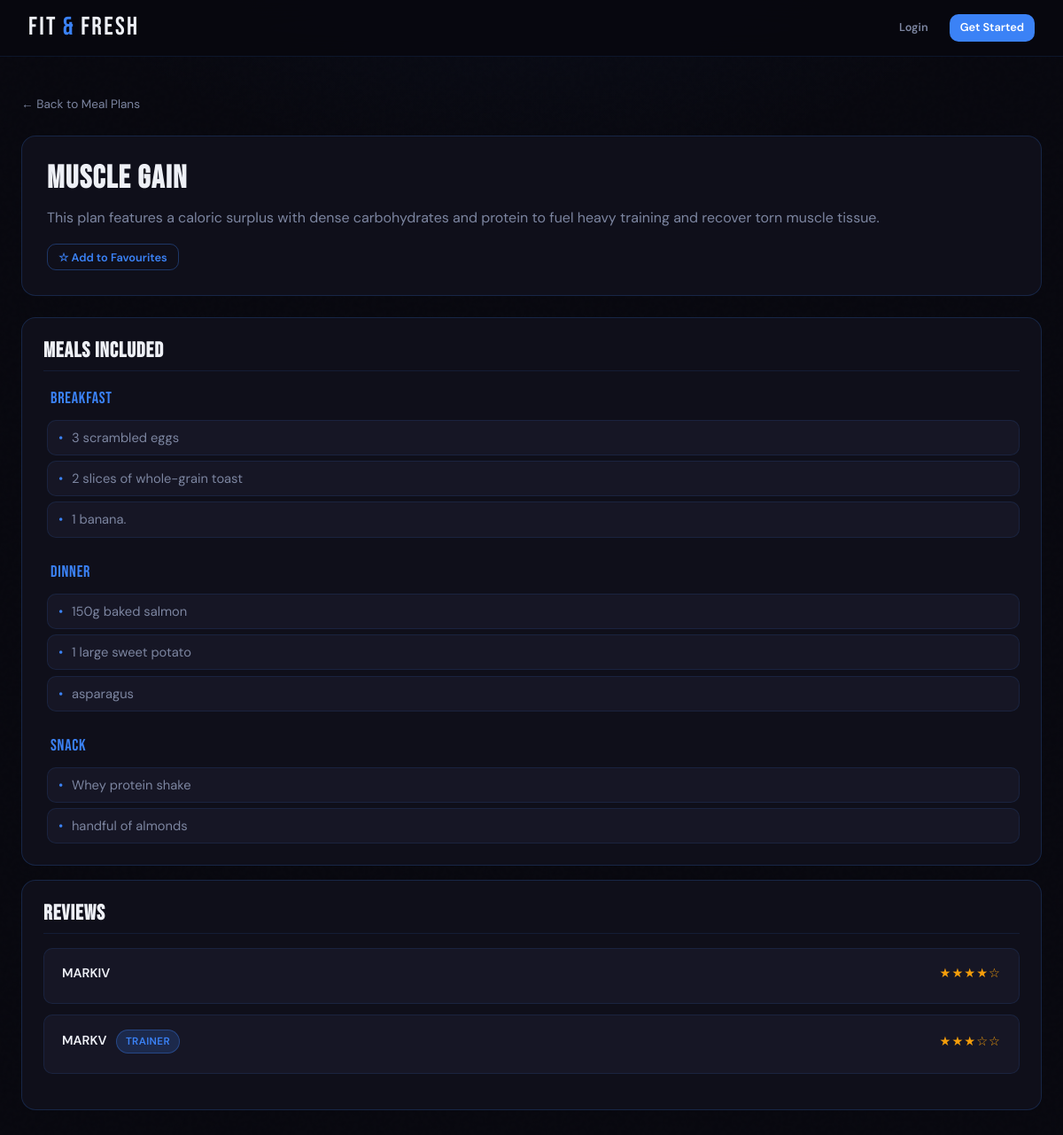
Page /meal-plan/1 on the committed database.
### tables this page shows
CREATE TABLE meal_plan (id INTEGER PRIMARY KEY AUTOINCREMENT, name TEXT NOT NULL, description TEXT NOT NULL, meals TEXT NOT NULL, trainer_id INTEGER NOT NULL, FOREIGN KEY (trainer_id) REFERENCES user(id));

CREATE TABLE meal (id INTEGER PRIMARY KEY AUTOINCREMENT, meal_plan_id INTEGER NOT NULL, category TEXT NOT NULL, description TEXT NOT NULL, FOREIGN KEY (meal_plan_id) REFERENCES meal_plan(id));

CREATE TABLE review_meal_plan (id INTEGER PRIMARY KEY AUTOINCREMENT, user_id INTEGER NOT NULL, meal_plan_id INTEGER NOT NULL, rating INTEGER NOT NULL, comment TEXT, created_at TEXT NOT NULL DEFAULT (DATETIME('now')), FOREIGN KEY (user_id) REFERENCES user(id), FOREIGN KEY (meal_plan_id) REFERENCES meal_plan(id), UNIQUE (user_id, meal_plan_id));

CREATE TABLE user (id INTEGER PRIMARY KEY AUTOINCREMENT, username TEXT NOT NULL UNIQUE, password_hash TEXT NOT NULL, role TEXT NOT NULL);

### App.py (the view)
@app.route("/meal-plan/<int:plan_id>")
def meal_plan_detail(plan_id):
    conn = get_db()
    plan = conn.execute("SELECT * FROM meal_plan WHERE id = ?", (plan_id,)).fetchone()
    if not plan:
        conn.close()
        return "Meal plan not found", 404
    reviews = conn.execute("SELECT review_meal_plan.*, user.username, user.role FROM review_meal_plan JOIN user ON review_meal_plan.user_id = user.id WHERE review_meal_plan.meal_plan_id = ?", (plan_id,)).fetchall()
    is_favourite = False
    if "user_id" in session:
        fav = conn.execute("SELECT id FROM favourite_meal_plan WHERE user_id = ? AND meal_plan_id = ?", (session["user_id"], plan_id)).fetchone()
        is_favourite = fav is not None
    is_owner = "user_id" in session and plan["trainer_id"] == session["user_id"]
    has_reviewed = False
    if "user_id" in session:
        existing = conn.execute("SELECT id FROM review_meal_plan WHERE user_id = ? AND meal_plan_id = ?", (session["user_id"], plan_id)).fetchone()
        has_reviewed = existing is not None
    all_meals = conn.execute("SELECT * FROM meal WHERE meal_plan_id = ?", (plan_id,)).fetchall()
    category_order = ["Breakfast", "Lunch", "Dinner", "Snack"]
    grouped_meals = [] # A list of category and meals so that template loops in order
    for category in category_order:
        meals_in_cat = [m for m in all_meals if m["category"] == category] #Fetches all meals in the category
        if meals_in_cat:
            grouped_meals.append((category, meals_in_cat))
    conn.close()
    return render_template("meal_plan_detail.html", plan=plan, is_favourite=is_favourite, reviews=reviews, is_owner = is_owner, grouped_meals = grouped_meals, has_reviewed=has_reviewed)

### DB_Models.py (called while the page is built)
def get_db():
    os.makedirs(os.path.dirname(DB_PATH), exist_ok = True) #Creates the instance folder if it doesn't exist
    conn = sqlite3.connect(DB_PATH) #Connects to the database file
    conn.row_factory = sqlite3.Row #Allows columns to be accessed by name instead of index
    conn.execute("PRAGMA foreign_keys = ON") #Enforces foreign key constraints
    return conn

### templates/meal_plan_detail.html (shortened to what this page needs)
{% extends "base.html" %}
{% block content %}
<div class="page">
    <a href="{{ url_for('meal_plans') }}" class="back-link">← Back to Meal Plans</a>
    <div class="detail-hero">
        <div class="detail-hero-body">
            <h2>{{ plan.name }}</h2>
            <p style="margin-top:0.75rem;">{{ plan.description }}</p>
            <form action="{{ url_for('toggle_favourite_meal_plan', plan_id=plan.id) }}" method="POST" class="fav-form" style="margin-top:1rem;">
                {% if is_favourite %}
                <button type="submit" class="btn btn-fav-active btn-sm">★ Remove Favourite</button>
                {% else %}
                <button type="submit" class="btn btn-outline btn-sm">☆ Add to Favourites</button>
                {% endif %}
            </form>
        </div>
    </div>
    <div class="detail-section">
        <h3>Meals Included</h3>
        {% if grouped_meals %}
        {% for category, meals in grouped_meals %}
        <div class="meal-category">
            <div class="meal-category-heading">
                <span>{{ category }}</span>
            </div>
            <ul class="meal-list">
                {% for meal in meals %}
                <li>{{ meal.description }}</li>
                {% endfor %}
            </ul>
        </div>
        {% endfor %}
        {% else %}
        <p style="color:var(--text-muted);font-size:0.9rem;">No meals listed for this plan.</p>
        {% endif %}
    </div>
    <div class="detail-section">
        <h3>Reviews</h3>
        {% if reviews %}
        <div class="reviews-list">
            {% for review in reviews %}
            <div class="review-card">
                <div class="review-header">
                    <span class="review-author">
                        {{ review["username"] }}
                        {% if review["role"] == "trainer" %}
                        <span class="badge badge-muscle" style="margin-left:0.4rem;">Trainer</span>
                        {% endif %}
                    </span>
                    <span class="review-stars">{{ "★" * review["rating"] }}{{ "☆" * (5 - review["rating"]) }}</span>
                </div>
            </div>
            {% endfor %}
        </div>
        {% else %}
        <p style="color:var(--text-muted);font-size:0.9rem;">No reviews yet. Be the first to leave one!</p>
        {% endif %}
    </div>
</div>
{% endblock %}

### static/style.css (style rules this page uses)
:root { --bg: #08080f; --bg-card: #0f0f1a; --bg-raised: #161625; --bg-input: #111120; --accent: #3b82f6; --accent-dim: #1d4ed8; --accent-glow: rgba(59,130,246,0.18); --accent-line: rgba(59,130,246,0.35); --text: #eef0f6; --text-muted: #7c85a0; --text-dim: #3a3f55; --border: rgba(59,130,246,0.12); --border-card: rgba(59,130,246,0.20); --success: #10b981; --danger: #ef4444; --warning: #f59e0b; --radius: 10px; --radius-lg: 16px; --nav-h: 64px; }
*, *::before, *::after { box-sizing: border-box; margin: 0; padding: 0; }
html { scroll-behavior: smooth; }
body { font-family: 'DM Sans', sans-serif; background: var(--bg); color: var(--text); min-height: 100vh; line-height: 1.6; background-image: radial-gradient(ellipse 80% 50% at 50% -20%, rgba(59,130,246,0.08) 0%, transparent 70%); }
body::before { content: ''; position: fixed; inset: 0; pointer-events: none; z-index: 0; opacity: 0.4; }
h1, h2, h3 { font-family: 'Bebas Neue', sans-serif; letter-spacing: 0.04em; line-height: 1.1; }
h2 { font-size: clamp(1.6rem, 3vw, 2.4rem); }
h3 { font-size: clamp(1.2rem, 2vw, 1.6rem); }
a { color: var(--accent); text-decoration: none; transition: color .2s; }
p { color: var(--text-muted); }
.page { position: relative; z-index: 1; max-width: 1200px; margin: 0 auto; padding: 2.5rem 1.5rem 4rem; }
.badge { display: inline-block; padding: 0.2rem 0.65rem; border-radius: 99px; font-size: 0.73rem; font-weight: 600; letter-spacing: 0.03em; text-transform: uppercase; }
.badge-muscle { background: var(--accent-glow); color: var(--accent); border: 1px solid var(--accent-line); }
.btn { display: inline-flex; align-items: center; gap: 0.4rem; padding: 0.6rem 1.25rem; border-radius: var(--radius); font-family: 'DM Sans', sans-serif; font-size: 0.9rem; font-weight: 600; cursor: pointer; border: none; transition: all .2s; text-decoration: none !important; white-space: nowrap; }
.btn-outline { background: transparent; color: var(--accent); border: 1px solid var(--accent-line); }
.btn-sm { padding: 0.35rem 0.75rem; font-size: 0.8rem; }
.reviews-list { display: flex; flex-direction: column; gap: 0.75rem; margin: 1rem 0; }
.review-card { background: var(--bg-raised); border: 1px solid var(--border); border-radius: var(--radius); padding: 1rem 1.25rem; }
.review-header { display: flex; justify-content: space-between; align-items: center; margin-bottom: 0.4rem; }
.review-author { font-weight: 600; font-size: 0.9rem; color: var(--text); }
.review-stars { color: var(--warning); font-size: 0.9rem; letter-spacing: 1px; }
.detail-hero { background: var(--bg-card); border: 1px solid var(--border-card); border-radius: var(--radius-lg); overflow: hidden; margin-bottom: 1.5rem; }
.detail-hero-body { padding: 1.75rem; }
.detail-section { background: var(--bg-card); border: 1px solid var(--border-card); border-radius: var(--radius-lg); padding: 1.5rem; margin-bottom: 1rem; }
.detail-section h3 { color: var(--text); margin-bottom: 1rem; padding-bottom: 0.5rem; border-bottom: 1px solid var(--border); }
.fav-form { margin-top: 0.5rem; }
.back-link { display: inline-flex; align-items: center; gap: 0.4rem; font-size: 0.85rem; color: var(--text-muted) !important; margin-bottom: 1.5rem; transition: color .2s; }
.meal-category { margin-bottom: 1.5rem; }
.meal-category:last-child { margin-bottom: 0; }
.meal-category-heading { display: flex; align-items: center; gap: 0.5rem; font-family: 'Bebas Neue', sans-serif; font-size: 1.15rem; letter-spacing: 0.04em; color: var(--accent); margin-bottom: 0.6rem; }
.meal-list { list-style: none; display: flex; flex-direction: column; gap: 0.4rem; padding-left: 0.25rem; }
.meal-list li { display: flex; align-items: flex-start; gap: 0.6rem; font-size: 0.92rem; color: var(--text-muted); line-height: 1.5; padding: 0.5rem 0.75rem; background: var(--bg-raised); border: 1px solid var(--border); border-radius: var(--radius); }
.meal-list li::before { content: "•"; color: var(--accent); flex-shrink: 0; }

### rows in the picture
meal_plan: name "Muscle Gain", description "This plan features a caloric surplus with dense carbohydrates and protein to fuel heavy training and recover torn muscle tissue."
meal: description "3 scrambled eggs"
meal: description "2 slices of whole-grain toast"
meal: description "1 banana."
meal: description "150g baked salmon"
meal: description "1 large sweet potato"
meal: description "asparagus"
meal: description "Whey protein shake"
meal: description "handful of almonds"
review_meal_plan: username "MARKIV", rating "★★★★", rating "☆"
review_meal_plan: username "MARKV", shows "TRAINER", rating "★★★", rating "☆☆"

### other values in the picture
{{ category }} "Breakfast" "Dinner" "Snack"
